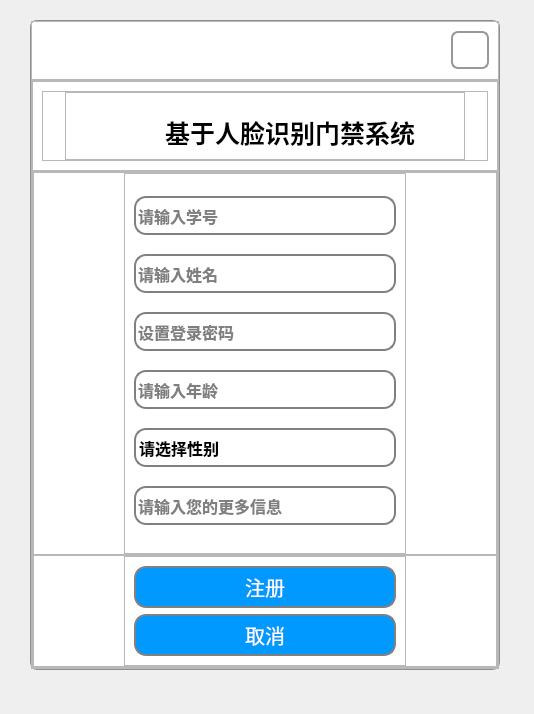
<?xml version="1.0" encoding="UTF-8"?>
<ui version="4.0">
 <class>Dialog</class>
 <widget class="QDialog" name="Dialog">
  <property name="geometry">
   <rect>
    <x>0</x>
    <y>0</y>
    <width>534</width>
    <height>714</height>
   </rect>
  </property>
  <property name="windowTitle">
   <string>Dialog</string>
  </property>
  <widget class="QFrame" name="main_frame">
   <property name="geometry">
    <rect>
     <x>30</x>
     <y>20</y>
     <width>470</width>
     <height>650</height>
    </rect>
   </property>
   <property name="minimumSize">
    <size>
     <width>470</width>
     <height>650</height>
    </size>
   </property>
   <property name="styleSheet">
    <string notr="true">
#main_frame{
background:#ffffff;
border-top-left-radius:7px;
border-top-right-radius:7px;
border-bottom-left-radius:7px;
border-bottom-right-radius:7px;
border: 1px solid #8f8f91;

}
</string>
   </property>
   <property name="frameShape">
    <enum>QFrame::StyledPanel</enum>
   </property>
   <property name="frameShadow">
    <enum>QFrame::Raised</enum>
   </property>
   <layout class="QVBoxLayout" name="verticalLayout">
    <property name="spacing">
     <number>0</number>
    </property>
    <property name="leftMargin">
     <number>0</number>
    </property>
    <property name="topMargin">
     <number>0</number>
    </property>
    <property name="rightMargin">
     <number>0</number>
    </property>
    <property name="bottomMargin">
     <number>0</number>
    </property>
    <item>
     <widget class="QFrame" name="frame_2">
      <property name="sizePolicy">
       <sizepolicy hsizetype="Preferred" vsizetype="Expanding">
        <horstretch>0</horstretch>
        <verstretch>1</verstretch>
       </sizepolicy>
      </property>
      <property name="frameShape">
       <enum>QFrame::StyledPanel</enum>
      </property>
      <property name="frameShadow">
       <enum>QFrame::Raised</enum>
      </property>
      <widget class="QPushButton" name="close_button">
       <property name="geometry">
        <rect>
         <x>420</x>
         <y>10</y>
         <width>38</width>
         <height>38</height>
        </rect>
       </property>
       <property name="cursor">
        <cursorShape>PointingHandCursor</cursorShape>
       </property>
       <property name="styleSheet">
        <string notr="true">QPushButton{
                background-color: transparent; 
                border-radius:7px;
  border: 2px solid #96989b;}
            QPushButton:hover{
               padding-top:5px;
padding-left:5px;
}</string>
       </property>
       <property name="text">
        <string/>
       </property>
      </widget>
     </widget>
    </item>
    <item>
     <widget class="QFrame" name="frame_3">
      <property name="sizePolicy">
       <sizepolicy hsizetype="Preferred" vsizetype="Expanding">
        <horstretch>0</horstretch>
        <verstretch>10</verstretch>
       </sizepolicy>
      </property>
      <property name="frameShape">
       <enum>QFrame::StyledPanel</enum>
      </property>
      <property name="frameShadow">
       <enum>QFrame::Raised</enum>
      </property>
      <layout class="QVBoxLayout" name="verticalLayout_2">
       <property name="spacing">
        <number>0</number>
       </property>
       <property name="leftMargin">
        <number>0</number>
       </property>
       <property name="topMargin">
        <number>0</number>
       </property>
       <property name="rightMargin">
        <number>0</number>
       </property>
       <property name="bottomMargin">
        <number>0</number>
       </property>
       <item>
        <widget class="QFrame" name="frame">
         <property name="sizePolicy">
          <sizepolicy hsizetype="Preferred" vsizetype="Expanding">
           <horstretch>0</horstretch>
           <verstretch>2</verstretch>
          </sizepolicy>
         </property>
         <property name="frameShape">
          <enum>QFrame::StyledPanel</enum>
         </property>
         <property name="frameShadow">
          <enum>QFrame::Raised</enum>
         </property>
         <layout class="QHBoxLayout" name="horizontalLayout">
          <item>
           <widget class="QFrame" name="frame_5">
            <property name="frameShape">
             <enum>QFrame::StyledPanel</enum>
            </property>
            <property name="frameShadow">
             <enum>QFrame::Raised</enum>
            </property>
            <layout class="QHBoxLayout" name="horizontalLayout_2">
             <property name="spacing">
              <number>0</number>
             </property>
             <property name="leftMargin">
              <number>22</number>
             </property>
             <property name="topMargin">
              <number>0</number>
             </property>
             <property name="rightMargin">
              <number>22</number>
             </property>
             <property name="bottomMargin">
              <number>0</number>
             </property>
             <item>
              <widget class="QFrame" name="frame_6">
               <property name="frameShape">
                <enum>QFrame::StyledPanel</enum>
               </property>
               <property name="frameShadow">
                <enum>QFrame::Raised</enum>
               </property>
               <widget class="QLabel" name="label_2">
                <property name="geometry">
                 <rect>
                  <x>100</x>
                  <y>10</y>
                  <width>271</width>
                  <height>61</height>
                 </rect>
                </property>
                <property name="styleSheet">
                 <string notr="true">color:black;
border:none;
font-size:25px;
font-weight:700;
font-family: &quot;微软雅黑&quot;, Helvetica, Arial, sans-serif;</string>
                </property>
                <property name="text">
                 <string>基于人脸识别门禁系统</string>
                </property>
               </widget>
               <widget class="QLabel" name="label">
                <property name="geometry">
                 <rect>
                  <x>50</x>
                  <y>20</y>
                  <width>41</width>
                  <height>41</height>
                 </rect>
                </property>
                <property name="text">
                 <string/>
                </property>
                <property name="pixmap">
                 <pixmap>../images/logo.jpg</pixmap>
                </property>
                <property name="scaledContents">
                 <bool>true</bool>
                </property>
               </widget>
              </widget>
             </item>
            </layout>
           </widget>
          </item>
         </layout>
        </widget>
       </item>
       <item>
        <widget class="QFrame" name="frame_4">
         <property name="sizePolicy">
          <sizepolicy hsizetype="Preferred" vsizetype="Expanding">
           <horstretch>0</horstretch>
           <verstretch>11</verstretch>
          </sizepolicy>
         </property>
         <property name="frameShape">
          <enum>QFrame::StyledPanel</enum>
         </property>
         <property name="frameShadow">
          <enum>QFrame::Raised</enum>
         </property>
         <layout class="QVBoxLayout" name="verticalLayout_3">
          <property name="spacing">
           <number>0</number>
          </property>
          <property name="leftMargin">
           <number>0</number>
          </property>
          <property name="topMargin">
           <number>0</number>
          </property>
          <property name="rightMargin">
           <number>0</number>
          </property>
          <property name="bottomMargin">
           <number>0</number>
          </property>
          <item>
           <widget class="QFrame" name="frame_7">
            <property name="sizePolicy">
             <sizepolicy hsizetype="Preferred" vsizetype="Expanding">
              <horstretch>0</horstretch>
              <verstretch>8</verstretch>
             </sizepolicy>
            </property>
            <property name="frameShape">
             <enum>QFrame::StyledPanel</enum>
            </property>
            <property name="frameShadow">
             <enum>QFrame::Raised</enum>
            </property>
            <layout class="QVBoxLayout" name="verticalLayout_4" stretch="0">
             <property name="spacing">
              <number>0</number>
             </property>
             <property name="leftMargin">
              <number>90</number>
             </property>
             <property name="topMargin">
              <number>0</number>
             </property>
             <property name="rightMargin">
              <number>90</number>
             </property>
             <property name="bottomMargin">
              <number>0</number>
             </property>
             <item>
              <widget class="QFrame" name="frame_9">
               <property name="styleSheet">
                <string notr="true">QLineEdit{
border:2px solid gray;
font-size:16px;
font-weight:600;
font-family: &quot;微软雅黑&quot;;
border-radius:12px;
height:35px;
}</string>
               </property>
               <property name="frameShape">
                <enum>QFrame::StyledPanel</enum>
               </property>
               <property name="frameShadow">
                <enum>QFrame::Raised</enum>
               </property>
               <layout class="QVBoxLayout" name="verticalLayout_5">
                <item>
                 <widget class="QLineEdit" name="id_lineEdit">
                  <property name="placeholderText">
                   <string>请输入学号</string>
                  </property>
                 </widget>
                </item>
                <item>
                 <widget class="QLineEdit" name="name_lineEdit">
                  <property name="placeholderText">
                   <string>请输入姓名</string>
                  </property>
                 </widget>
                </item>
                <item>
                 <widget class="QLineEdit" name="password_lineEdit">
                  <property name="placeholderText">
                   <string>设置登录密码</string>
                  </property>
                 </widget>
                </item>
                <item>
                 <widget class="QLineEdit" name="age_lineEdit">
                  <property name="placeholderText">
                   <string>请输入年龄</string>
                  </property>
                 </widget>
                </item>
                <item>
                 <widget class="QComboBox" name="sex_lineEdit">
                  <property name="cursor">
                   <cursorShape>PointingHandCursor</cursorShape>
                  </property>
                  <property name="styleSheet">
                   <string notr="true">QComboBox{
border:2px solid gray;
font-size:16px;
font-weight:600;
font-family: &quot;微软雅黑&quot;;
border-radius:12px;
height:35px;
}

QComboBox::drop-down { 
border: none;

}</string>
                  </property>
                  <item>
                   <property name="text">
                    <string>请选择性别</string>
                   </property>
                  </item>
                  <item>
                   <property name="text">
                    <string>男</string>
                   </property>
                  </item>
                  <item>
                   <property name="text">
                    <string>女</string>
                   </property>
                  </item>
                 </widget>
                </item>
                <item>
                 <widget class="QLineEdit" name="more_lineEdit">
                  <property name="placeholderText">
                   <string>请输入您的更多信息</string>
                  </property>
                 </widget>
                </item>
               </layout>
              </widget>
             </item>
            </layout>
           </widget>
          </item>
          <item>
           <widget class="QFrame" name="frame_8">
            <property name="sizePolicy">
             <sizepolicy hsizetype="Preferred" vsizetype="Expanding">
              <horstretch>0</horstretch>
              <verstretch>2</verstretch>
             </sizepolicy>
            </property>
            <property name="frameShape">
             <enum>QFrame::StyledPanel</enum>
            </property>
            <property name="frameShadow">
             <enum>QFrame::Raised</enum>
            </property>
            <layout class="QHBoxLayout" name="horizontalLayout_3">
             <property name="spacing">
              <number>0</number>
             </property>
             <property name="leftMargin">
              <number>90</number>
             </property>
             <property name="topMargin">
              <number>0</number>
             </property>
             <property name="rightMargin">
              <number>90</number>
             </property>
             <property name="bottomMargin">
              <number>0</number>
             </property>
             <item>
              <widget class="QFrame" name="frame_10">
               <property name="frameShape">
                <enum>QFrame::StyledPanel</enum>
               </property>
               <property name="frameShadow">
                <enum>QFrame::Raised</enum>
               </property>
               <layout class="QVBoxLayout" name="verticalLayout_6">
                <item>
                 <widget class="QPushButton" name="confirm_button">
                  <property name="cursor">
                   <cursorShape>PointingHandCursor</cursorShape>
                  </property>
                  <property name="styleSheet">
                   <string notr="true">#confirm_button{
color:#ffffff;
background:#0099ff;
border:2px solid gray;
font-size:20px;

font-family: &quot;微软雅黑&quot;;
border-radius:12px;
height:38px;
}

#confirm_button:hover{
padding-under:5px;
padding-left:5px;
background:#008deb;
   }</string>
                  </property>
                  <property name="text">
                   <string>注册</string>
                  </property>
                 </widget>
                </item>
                <item>
                 <widget class="QPushButton" name="cancel_button">
                  <property name="cursor">
                   <cursorShape>PointingHandCursor</cursorShape>
                  </property>
                  <property name="styleSheet">
                   <string notr="true">#cancel_button{
color:#ffffff;
background:#0099ff;
border:2px solid gray;
font-size:20px;

font-family: &quot;微软雅黑&quot;;
border-radius:12px;
height:38px;
}

#cancel_button:hover{
padding-under:5px;
padding-left:5px;
background:#008deb;
   }</string>
                  </property>
                  <property name="text">
                   <string>取消</string>
                  </property>
                 </widget>
                </item>
               </layout>
              </widget>
             </item>
            </layout>
           </widget>
          </item>
         </layout>
        </widget>
       </item>
      </layout>
     </widget>
    </item>
   </layout>
  </widget>
 </widget>
 <resources>
  <include location="images/res.qrc"/>
 </resources>
 <connections/>
</ui>
